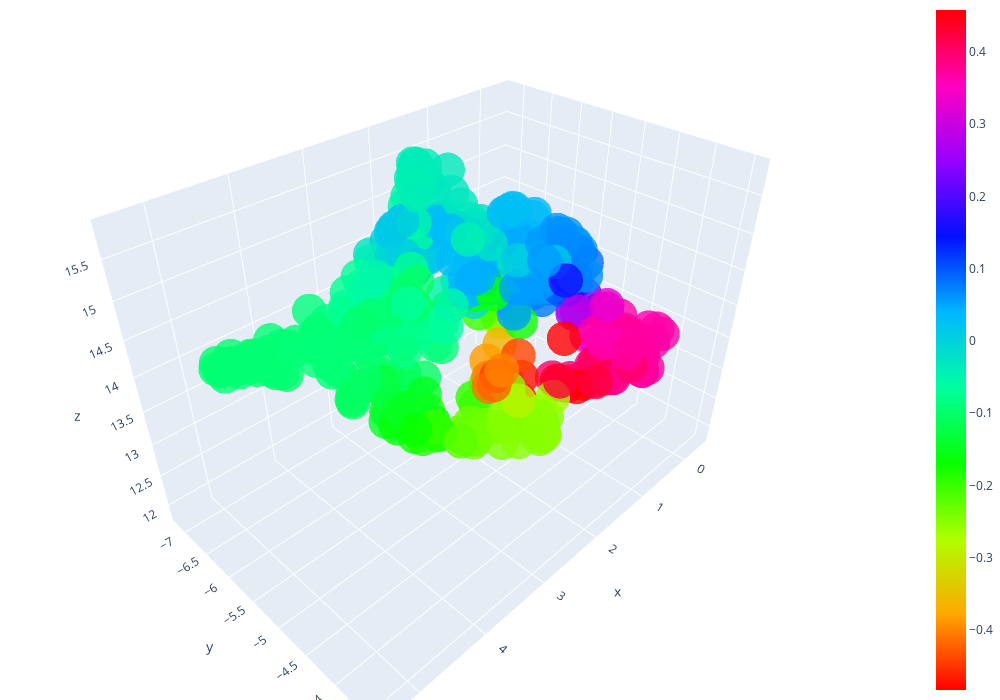

Notebook source saved alongside this figure:
### Code cell
fig = go.Figure(
    data=[
        go.Scatter3d(
            x=layout_3d[:, 0],
            y=layout_3d[:, 1],
            z=layout_3d[:, 2],
            mode="markers",
            marker=dict(
                size=12, color=f, colorscale="hsv", opacity=0.8, showscale=True
            ),
        )
    ]
)
# Cyclic colors: 'twilight', 'twilight_shifted', 'hsv', Default: Viridis
fig.update_layout(
    autosize=False, width=1000, height=700, margin=dict(l=0, r=0, b=0, t=0)
)
# fig.write_html("testing_clusters.html")
fig.show()

### Figure 1 — Plotly figure (JSON) as saved in the notebook; plotly's stock layout.template omitted (floating-point values rounded to 4 significant figures; data arrays with more than 128 entries replaced by an {"elided": "..."} marker saying what was removed)
{"data": [{"marker": {"color": {"elided": "516 float values"}, "colorscale": [[0, "#ff0000"], [0.1111, "#ffa700"], [0.2222, "#afff00"], [0.3333, "#08ff00"], [0.4444, "#00ff9f"], [0.5556, "#00b7ff"], [0.6667, "#0010ff"], [0.7778, "#9700ff"], [0.8889, "#ff00bf"], [1, "#ff0000"]], "opacity": 0.8, "showscale": true, "size": 12}, "mode": "markers", "type": "scatter3d", "x": {"elided": "516 float values"}, "y": {"elided": "516 float values"}, "z": {"elided": "516 float values"}}], "layout": {"autosize": false, "height": 700, "margin": {"b": 0, "l": 0, "r": 0, "t": 0}, "width": 1000}}
